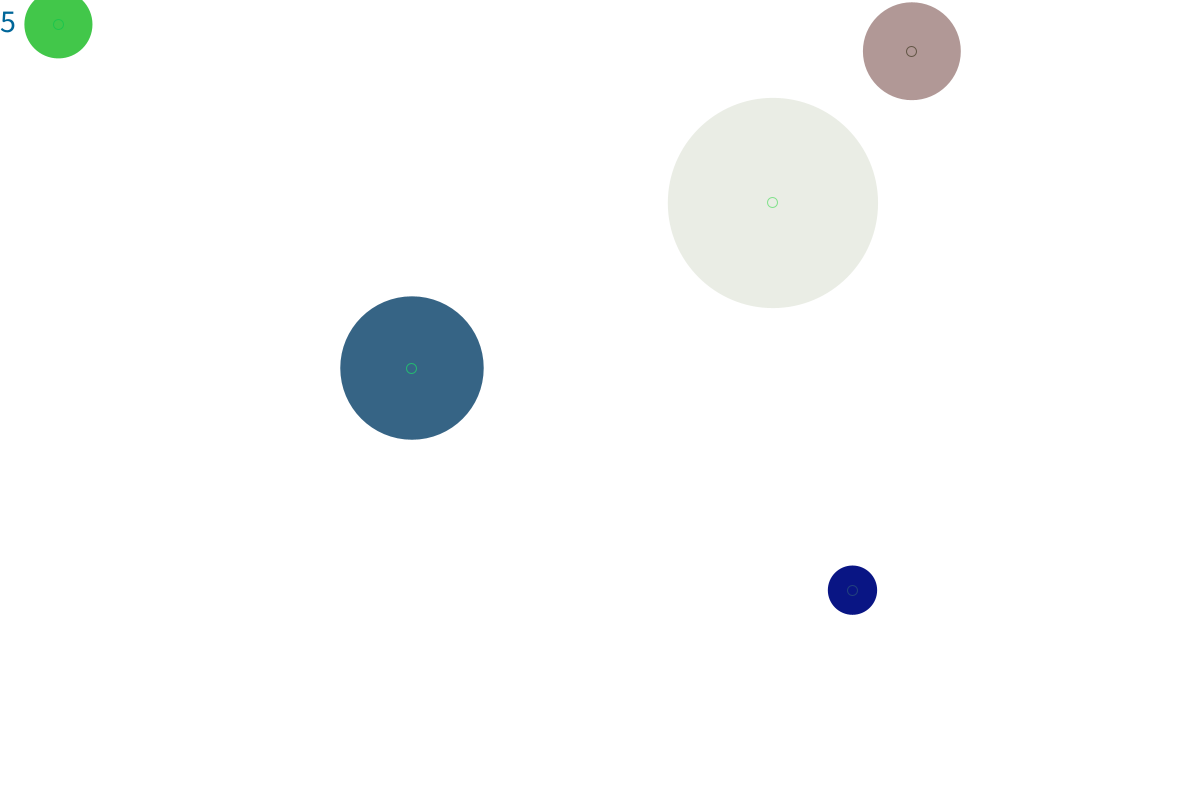
Frame 1 (no input)
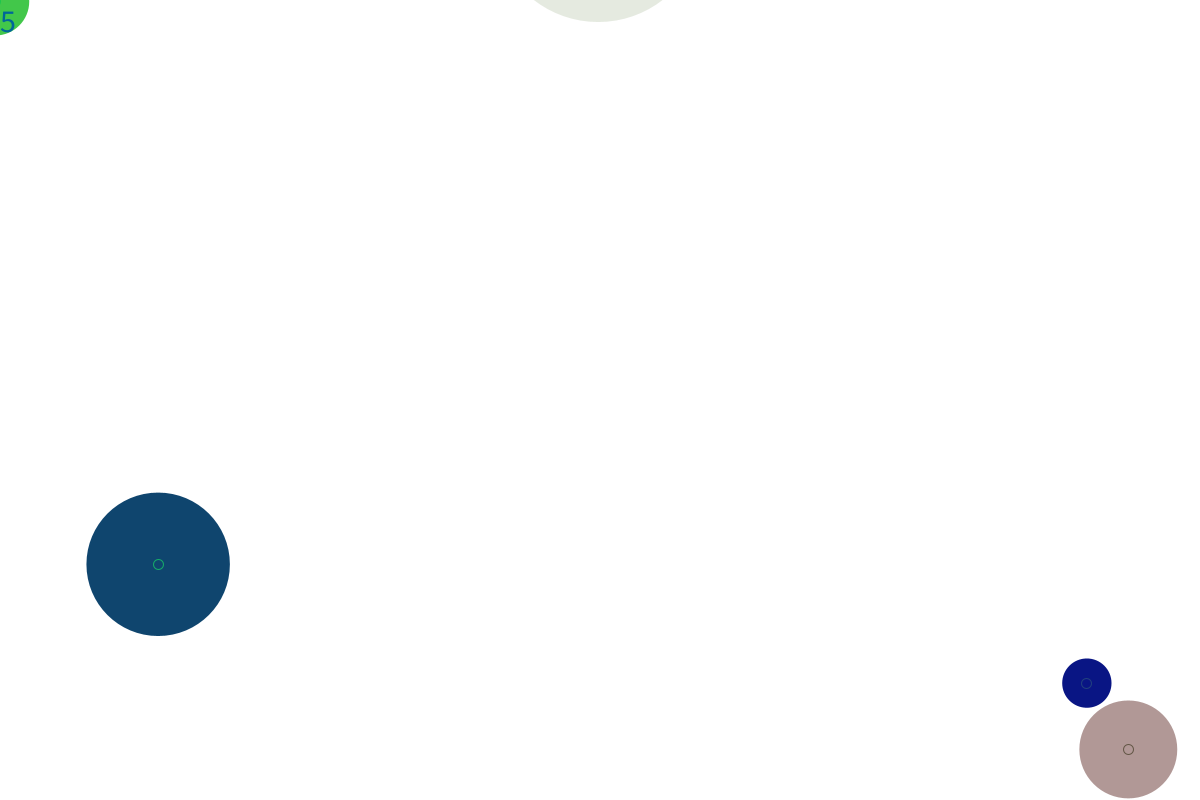
Frame 60 (the mouse pressed at the canvas centre just before this capture)
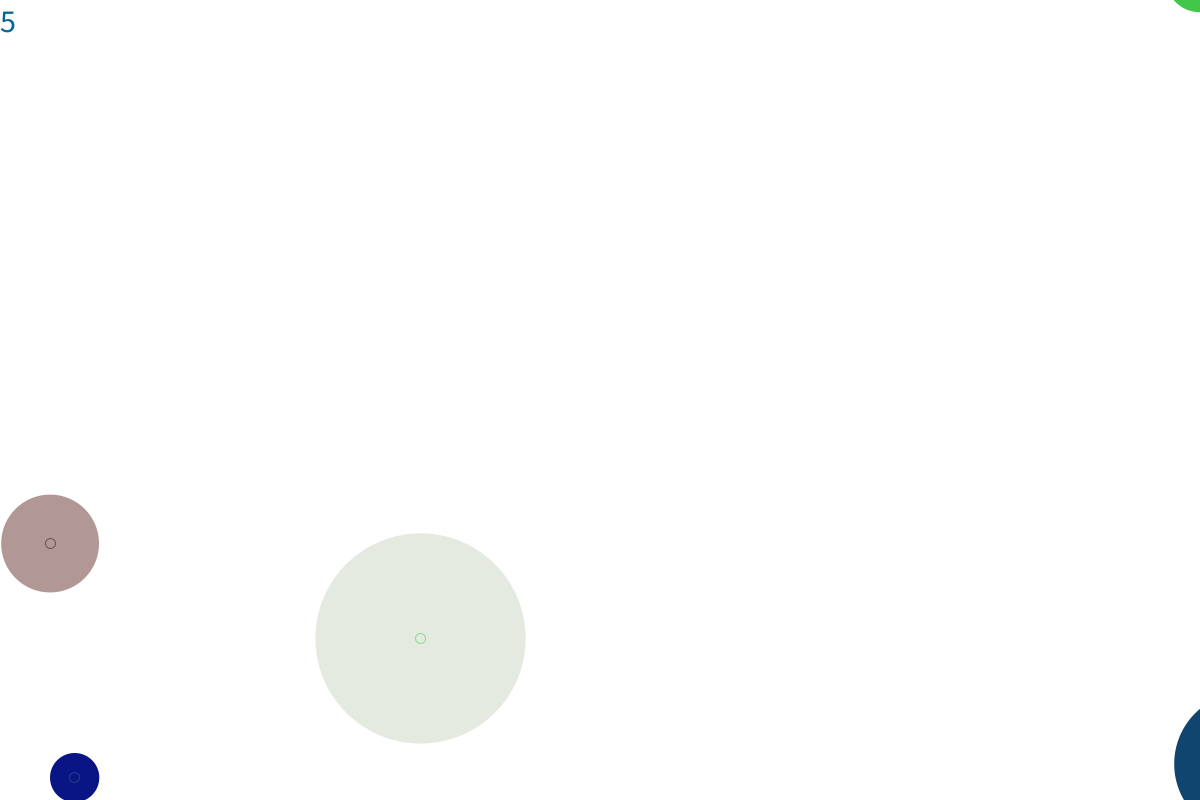
Frame 120 (the mouse held since frame 60 and released just before this capture)

The Processing sketch that drew these frames (run headless with seeded random() and noise(); from frame 60 on, the mouse is pressed at the canvas centre):

// Processing sketch: circles
// ── circles.pde
int _num = 5;
Circle[] _circleArr = {};
boolean _drawCircles=true;

void setup() {
  size(1200, 800);
  background(255);
  smooth();
  strokeWeight(1);
  fill(150, 50);
  drawCircles();
  textSize(32);
}
void draw() {
  background(255);
  for (int i=0; i<_circleArr.length; i++) {
    Circle thisCirc = _circleArr[i];
    thisCirc.updateMe();
  }
  fill(0, 102, 153);
  text(str(_circleArr.length), 0, 32);
}
void mouseReleased() {
  drawCircles();
}
void keyPressed() {
  switch(key){
  case ' ':
    _circleArr=new Circle[0];
    break;
  case ENTER:
    _drawCircles = !_drawCircles;
  }
}
  void drawCircles() {
  for (int i = 0; i < _num; i++) {
    Circle thisCirc = new Circle();
    _circleArr = (Circle[])append(_circleArr, thisCirc);
  }
}
class Circle {
  float x, y;
  float radius;
  color linecol, fillcol;
  float startAlpha;
  float alpha;
  float xMove, yMove;

  Circle() {
    x = random(width);
    y = random(height);
    radius=random(100)+10;
    linecol=color(random(255), random(255), random(255));
    fillcol=color(random(255), random(255), random(255));
    startAlpha  =random(255);
    alpha=startAlpha;
    xMove=random(10)-5;
    yMove=random(10)-5;
  }
  void drawMe() {
    noStroke();
    fill(fillcol, alpha);
    ellipse(x, y, radius*2, radius*2);
    stroke(linecol, 150);
    noFill();
    ellipse(x, y, 10, 10);
  }
  void updateMe() {
    x += xMove;
    y += yMove;
    if (x>width+radius)  x= -radius;
    if (x<-radius)       x= width+radius;
    if (y>height+radius) y= -radius;
    if (y<-radius)       y= height+radius;

    boolean touching=false;
    for (Circle other : _circleArr) {
      if (other != this) {
        float distance = dist(x, y, other.x, other.y);
        float overlap = distance-radius-other.radius;
        if (overlap<0) {
          touching=true;
          float midx, midy;
          midx = (x+other.x)/2;
          midy = (y+other.y)/2;
          stroke(0, 100);
          noFill();
          overlap*=-1;
          ellipse(midx, midy, overlap, overlap);
        }
      }
    }
    if (touching) {
      alpha--;
    } else alpha = startAlpha + (startAlpha+alpha)/3;
    if(_drawCircles) drawMe();
  }
}
